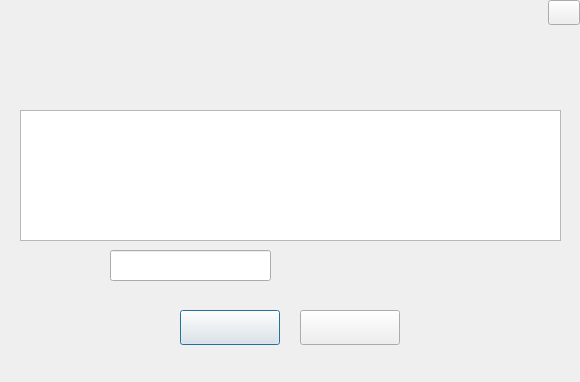
<?xml version="1.0" encoding="UTF-8"?>
<ui version="4.0">
 <class>DialogFeedBack</class>
 <widget class="QDialog" name="DialogFeedBack">
  <property name="geometry">
   <rect>
    <x>0</x>
    <y>0</y>
    <width>580</width>
    <height>382</height>
   </rect>
  </property>
  <property name="sizePolicy">
   <sizepolicy hsizetype="Fixed" vsizetype="Fixed">
    <horstretch>0</horstretch>
    <verstretch>0</verstretch>
   </sizepolicy>
  </property>
  <property name="maximumSize">
   <size>
    <width>580</width>
    <height>384</height>
   </size>
  </property>
  <property name="windowTitle">
   <string>Dialog</string>
  </property>
  <property name="styleSheet">
   <string notr="true"/>
  </property>
  <widget class="QPushButton" name="pushButton_submit">
   <property name="geometry">
    <rect>
     <x>180</x>
     <y>310</y>
     <width>100</width>
     <height>35</height>
    </rect>
   </property>
   <property name="sizePolicy">
    <sizepolicy hsizetype="Fixed" vsizetype="Fixed">
     <horstretch>0</horstretch>
     <verstretch>0</verstretch>
    </sizepolicy>
   </property>
   <property name="minimumSize">
    <size>
     <width>100</width>
     <height>35</height>
    </size>
   </property>
   <property name="maximumSize">
    <size>
     <width>100</width>
     <height>35</height>
    </size>
   </property>
   <property name="styleSheet">
    <string notr="true"/>
   </property>
   <property name="text">
    <string/>
   </property>
  </widget>
  <widget class="QPushButton" name="pushButton_cancel">
   <property name="geometry">
    <rect>
     <x>300</x>
     <y>310</y>
     <width>100</width>
     <height>35</height>
    </rect>
   </property>
   <property name="sizePolicy">
    <sizepolicy hsizetype="Fixed" vsizetype="Fixed">
     <horstretch>0</horstretch>
     <verstretch>0</verstretch>
    </sizepolicy>
   </property>
   <property name="minimumSize">
    <size>
     <width>100</width>
     <height>35</height>
    </size>
   </property>
   <property name="maximumSize">
    <size>
     <width>100</width>
     <height>35</height>
    </size>
   </property>
   <property name="styleSheet">
    <string notr="true"/>
   </property>
   <property name="text">
    <string/>
   </property>
  </widget>
  <widget class="QTextEdit" name="textEdit">
   <property name="geometry">
    <rect>
     <x>20</x>
     <y>110</y>
     <width>541</width>
     <height>131</height>
    </rect>
   </property>
  </widget>
  <widget class="QLineEdit" name="lineEdit">
   <property name="geometry">
    <rect>
     <x>110</x>
     <y>250</y>
     <width>161</width>
     <height>31</height>
    </rect>
   </property>
  </widget>
  <widget class="QPushButton" name="pushButton_close">
   <property name="geometry">
    <rect>
     <x>548</x>
     <y>0</y>
     <width>32</width>
     <height>25</height>
    </rect>
   </property>
   <property name="sizePolicy">
    <sizepolicy hsizetype="Fixed" vsizetype="Fixed">
     <horstretch>0</horstretch>
     <verstretch>0</verstretch>
    </sizepolicy>
   </property>
   <property name="minimumSize">
    <size>
     <width>32</width>
     <height>25</height>
    </size>
   </property>
   <property name="maximumSize">
    <size>
     <width>32</width>
     <height>25</height>
    </size>
   </property>
   <property name="text">
    <string/>
   </property>
  </widget>
 </widget>
 <resources/>
 <connections/>
</ui>
